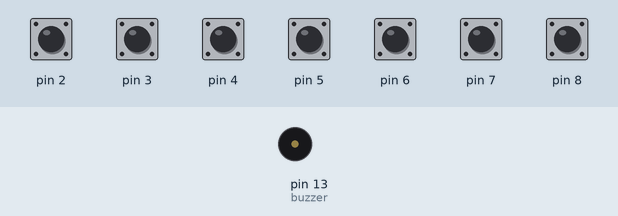
Recording of a sketch running on a simulated Arduino Uno, built with avr-gcc and run on an emulated ATmega328P. Parts: buzzer (waves = sounding). The test bench sets the inputs (shaded band); at power-on: pin 2–8 HIGH.

Above: at 1.2 s.
1.3 s: pin 8 pulled LOW for 0.15 s
At 1.37 s:
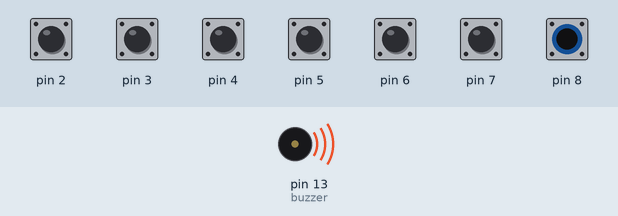
Timing chart, 0 to 4.3 s (numbered marks = the images above; inputs shaded):
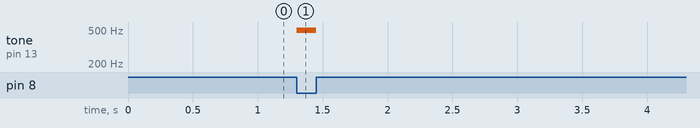

Measured:
- after the input at 1.3 s, tone on pin 13 (buzzer): silent → 494 Hz at once, → silent 0.15 s later

The sketch:

playbuttons.ino
```cpp
#include <pitches.h>

const int buzzer = 13;

//  const int currentButton = 8;
//  int currentButtonState = 0;

//  const int buttons = [2, 3, 4, 5, 6, 7, 8];
//  int buttonStates = [0, 0, 0, 0, 0, 0, 0];

void setup() {

  //  pinMode(buttons, INPUT_PULLUP);
  //  pinMode(currentButton, INPUT_PULLUP);

  pinMode(2, INPUT_PULLUP);
  pinMode(3, INPUT_PULLUP);
  pinMode(4, INPUT_PULLUP);
  pinMode(5, INPUT_PULLUP);
  pinMode(6, INPUT_PULLUP);
  pinMode(7, INPUT_PULLUP);
  pinMode(8, INPUT_PULLUP);

  pinMode(buzzer, OUTPUT);

  Serial.begin(9600);
}

void loop() {
  //  currentButtonState = digitalRead(currentButton);
  //  Serial.println(currentButtonState);
  //
  //  if (currentButtonState == HIGH) {
  //    digitalWrite(buzzer, LOW);
  //  }
  //  else {
  //    digitalWrite(buzzer, HIGH);
  //  }

  //  for (int i=0; i<sizeof(buttons); i++) {
  //    buttonStates[i] = digitalRead(buttons[i]);
  //  }
  //
  //  for (int i=0; i<sizeof(buttons); i++) {
  //    if (buttonStates[i] == HIGH) {
  //      digitalWrite(buzzer, HIGH);
  //    }
  //    else {
  //      digitalWrite(buzzer, LOW);
  //    }
  //  }

  int key1 = digitalRead(2);
  int key2 = digitalRead(3);
  int key3 = digitalRead(4);
  int key4 = digitalRead(5);
  int key5 = digitalRead(6);
  int key6 = digitalRead(7);
  int key7 = digitalRead(8);

  if (key1 == LOW) { tone(buzzer, NOTE_C4); }
  else { noTone(buzzer); }

  if (key2 == LOW) { tone(buzzer, NOTE_D4); }
  else { noTone(buzzer); }

  if (key3 == LOW) { tone(buzzer, NOTE_E4); }
  else { noTone(buzzer); }

  if (key4 == LOW) { tone(buzzer, NOTE_F4); }
  else { noTone(buzzer); }

  if (key5 == LOW) { tone(buzzer, NOTE_G4); }
  else { noTone(buzzer); }

  if (key6 == LOW) { tone(buzzer, NOTE_A4); }
  else { noTone(buzzer); }

  if (key7 == LOW) { tone(buzzer, NOTE_B4); }
  else { noTone(buzzer); }

}
```
